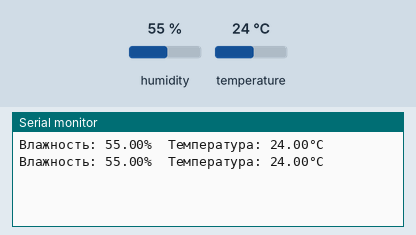
Simulated run of this sketch. Board: Arduino Uno, built with avr-gcc and run on an emulated ATmega328P. Shown: the last lines printed to the serial monitor. The inputs (shaded band) are chosen by the test bench; at power-on: humidity 55 %, temperature 24 °C.

Above: at 2.8 s.
2.9 s: humidity set to 22 %
At 4.9 s:
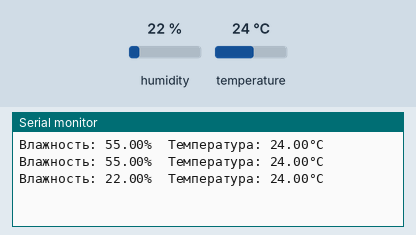
5.6 s: temperature set to 12 °C
At 7.4 s:
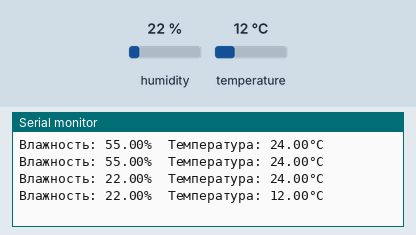
8.3 s: humidity set to 40 %
At 11.0 s:
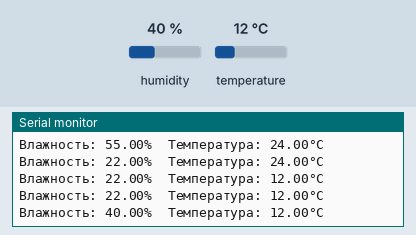
Timing chart, 0 to 12.5 s (numbered marks = the images above; inputs shaded):
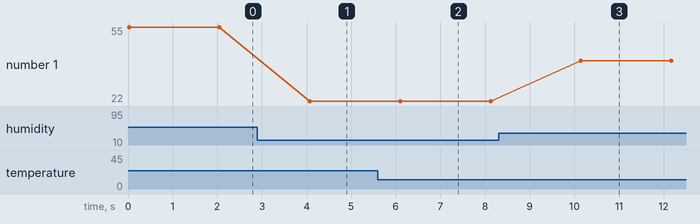

Measured:
- after the input at 2.9 s, the serial monitor: prints a new line after 1.2 s (image 1)
- after the input at 5.6 s, the serial monitor: prints a new line after 0.50 s (image 2)
- after the input at 8.3 s, the serial monitor: prints a new line after 1.8 s (image 3)
- plotted number 1: 55 → 22 after the input at 2.9 s, 22 → 40 after the input at 8.3 s

The sketch:

DHT11test.ino
```cpp
#include "DHT.h"

// Определение пина, к которому подключен DHT11
#define DHTPIN 2
// Определение типа используемого датчика
#define DHTTYPE DHT11

DHT dht(DHTPIN, DHTTYPE);

void setup() {
  Serial.begin(9600);
  dht.begin();
}

void loop() {
  // Чтение показаний с датчика
  float humidity = dht.readHumidity();
  float temperature = dht.readTemperature();

  // Проверка на ошибки при чтении
  if (isnan(humidity) || isnan(temperature)) {
    Serial.println("Ошибка чтения с DHT11");
    return;
  }

  // Вывод данных на последовательный монитор
  Serial.print("Влажность: ");
  Serial.print(humidity);
  Serial.print("%  Температура: ");
  Serial.print(temperature);
  Serial.println("°C");

  // Задержка между измерениями
  delay(2000);
}
```
